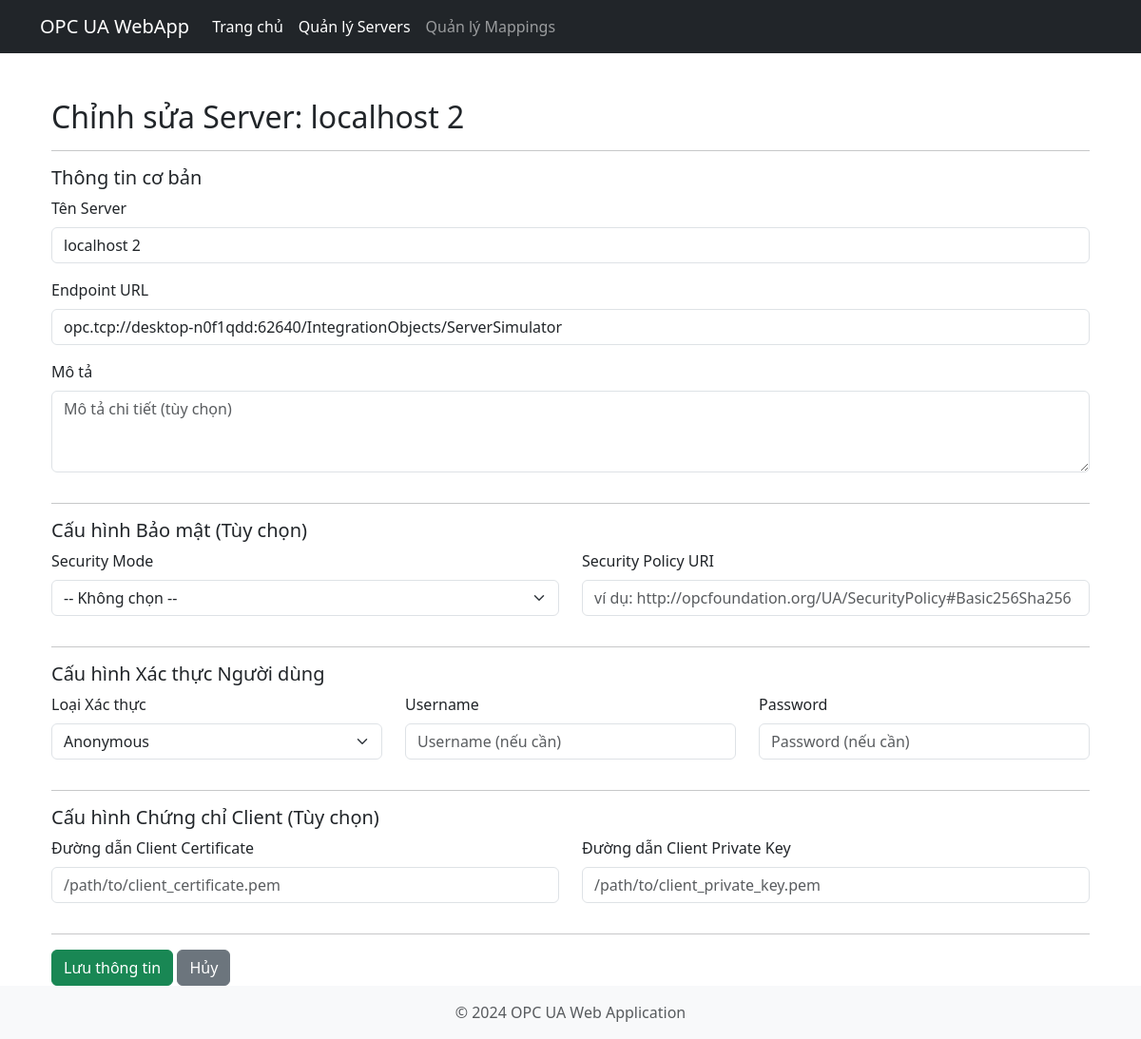
The app's page /servers/6/edit, older data.
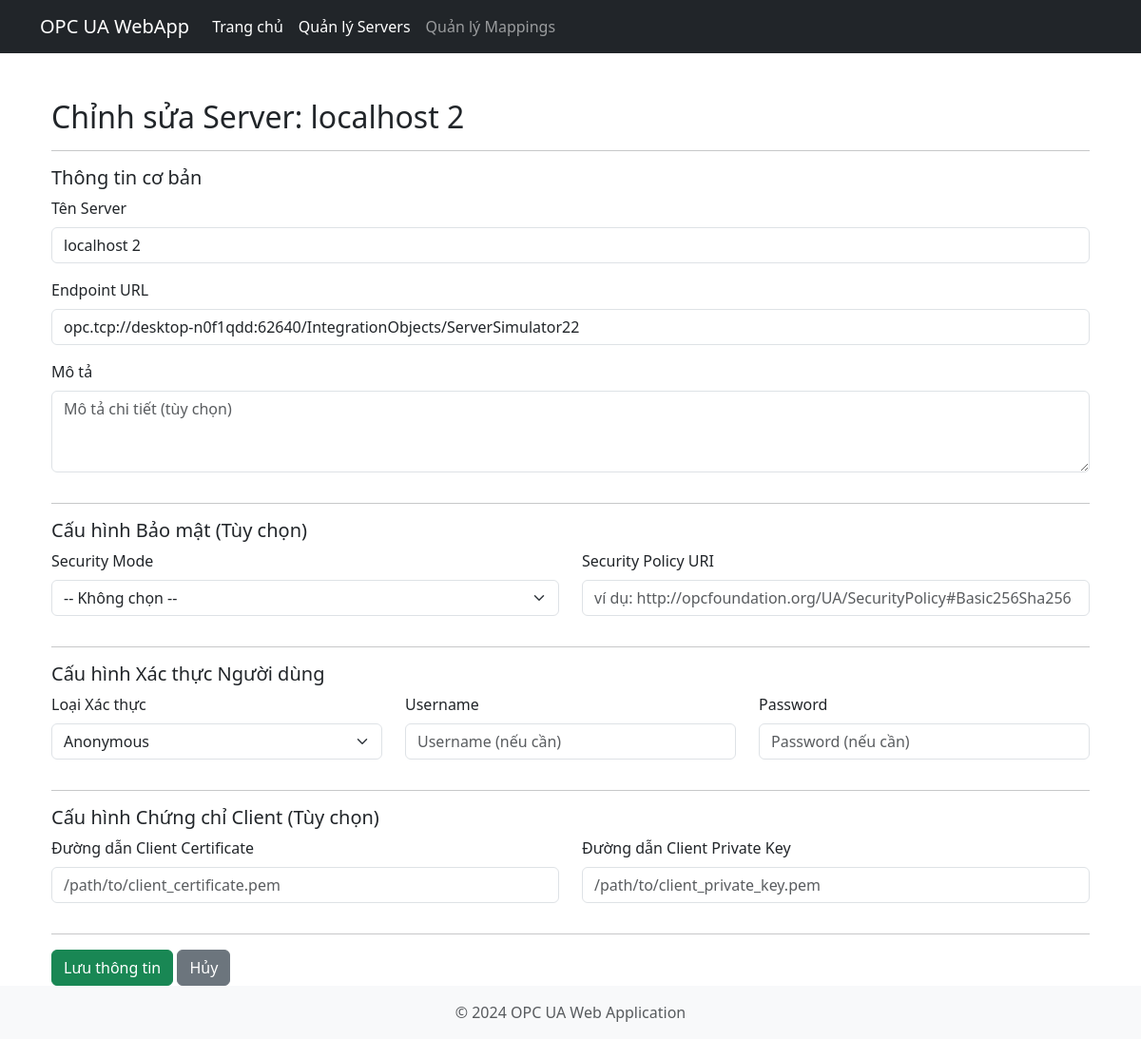
The same page, newer data.
### app/models.py (models this page shows, shortened)
class OpcServer(db.Model):
    __tablename__ = 'opc_servers'
    id = db.Column(db.Integer, primary_key=True)
    name = db.Column(db.String(100), nullable=False, unique=True, index=True)
    endpoint_url = db.Column(db.String(255), nullable=False, unique=True)
    description = db.Column(db.Text, nullable=True)
    security_mode = db.Column(db.String(50), nullable=True)
    security_policy_uri = db.Column(db.String(255), nullable=True)
    user_auth_type = db.Column(db.String(50), default='Anonymous', nullable=False)
    username = db.Column(db.String(100), nullable=True)
    password = db.Column(db.String(255), nullable=True)
    client_cert_path = db.Column(db.String(255), nullable=True)
    client_key_path = db.Column(db.String(255), nullable=True)
    connection_status = db.Column(db.String(50), default='DISCONNECTED', nullable=False)
    created_at = db.Column(db.DateTime, default=datetime.utcnow)
    updated_at = db.Column(db.DateTime, default=datetime.utcnow, onupdate=datetime.utcnow)

### app/routes.py (the view, shortened to what this page needs)
    @app_instance.route('/servers/<int:server_id>/edit', methods=['GET', 'POST'])
    def edit_server(server_id):
        logger.debug(f"Yêu cầu chỉnh sửa server ID: {server_id}")
        server_to_edit = OpcServer.query.get_or_404(server_id)
        form = OpcServerForm(obj=server_to_edit)
        logger.debug(f"Hiển thị form chỉnh sửa cho server ID: {server_id} (GET request hoặc form không hợp lệ).")
        return render_template('servers/form.html', title=f'Chỉnh sửa Server: {server_to_edit.name}',
                               form_title=f'Chỉnh sửa Server: {server_to_edit.name}', form=form,
                               server=server_to_edit,
                               form_action_url=url_for('edit_server', server_id=server_id),
                               submit_button_text='Cập nhật Server')

### app/templates/servers/form.html
{% extends "base.html" %}
{% from "_form_helpers.html" import render_field %} {% block title %}{{ form_title }}{% endblock %}
{% block content %}
<div class="container mt-4">
    <h2>{{ form_title }}</h2>
    <hr>
    <form method="POST" action="{{ form_action_url }}" novalidate>
        {{ form.hidden_tag() }} <fieldset>
            <legend class="h5">Thông tin cơ bản</legend>
            {{ render_field(form.name, class="form-control", placeholder="Tên gợi nhớ cho server") }}
            {{ render_field(form.endpoint_url, class="form-control", placeholder="opc.tcp://hostname:port/path") }}
            {{ render_field(form.description, class="form-control", rows="3", placeholder="Mô tả chi tiết (tùy chọn)") }}
        </fieldset>
        <hr>
        <fieldset>
            <legend class="h5">Cấu hình Bảo mật (Tùy chọn)</legend>
            <div class="row">
                <div class="col-md-6">
                    {{ render_field(form.security_mode, class="form-select") }}
                </div>
                <div class="col-md-6">
                    {{ render_field(form.security_policy_uri, class="form-control", placeholder="ví dụ: http://opcfoundation.org/UA/SecurityPolicy#Basic256Sha256") }}
                </div>
            </div>
        </fieldset>
        <hr>
        <fieldset>
            <legend class="h5">Cấu hình Xác thực Người dùng</legend>
            <div class="row">
                <div class="col-md-4">
                    {{ render_field(form.user_auth_type, class="form-select") }}
                </div>
                <div class="col-md-4">
                    {{ render_field(form.username, class="form-control", placeholder="Username (nếu cần)") }}
                </div>
                <div class="col-md-4">
                    {{ render_field(form.password, class="form-control", placeholder="Password (nếu cần)") }}
                     </div>
            </div>
        </fieldset>
        <hr>
        <fieldset>
            <legend class="h5">Cấu hình Chứng chỉ Client (Tùy chọn)</legend>
            <div class="row">
                <div class="col-md-6">
                    {{ render_field(form.client_cert_path, class="form-control", placeholder="/path/to/client_certificate.pem") }}
                </div>
                <div class="col-md-6">
                    {{ render_field(form.client_key_path, class="form-control", placeholder="/path/to/client_private_key.pem") }}
                </div>
            </div>
        </fieldset>
        <hr>
        <div class="mt-3">
            {{ form.submit(class="btn btn-success") }}
            <a href="{{ url_for('list_servers') }}" class="btn btn-secondary">Hủy</a>
        </div>
    </form>
</div>
{% endblock %}

### app/templates/_form_helpers.html (shortened to what this page needs)
{% macro render_field(field, label_visible=true) %}
  <div class="mb-3 {% if field.errors %}has-error{% endif %}">
    {% if label_visible %}
      {{ field.label(class="form-label") }}
    {% endif %}
    {{ field(**kwargs)|safe }}
  </div>
{% endmacro %}

Row changes from the older to the newer data that the page shows:
changed OpcServer "localhost 2": endpoint_url "opc.tcp://desktop-n0f1qdd:62640/IntegrationObjects/ServerSimulator" → "opc.tcp://desktop-n0f1qdd:62640/IntegrationObjects/ServerSimulator22"
